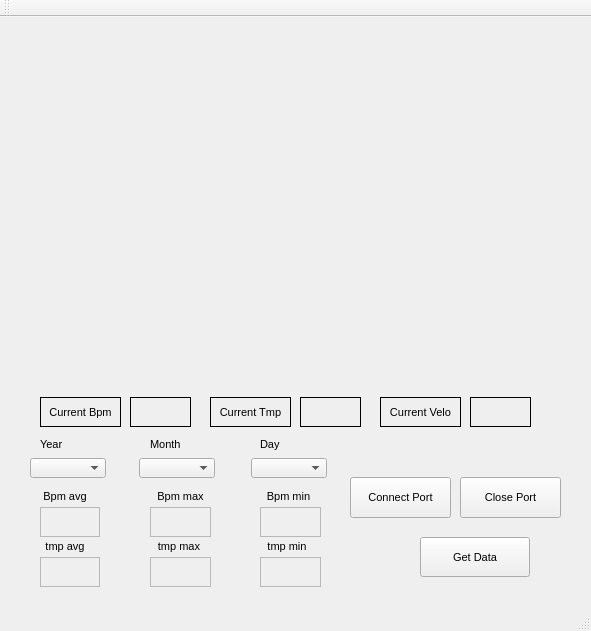
<?xml version="1.0" encoding="UTF-8"?>
<ui version="4.0">
 <class>MainWindow</class>
 <widget class="QMainWindow" name="MainWindow">
  <property name="geometry">
   <rect>
    <x>0</x>
    <y>0</y>
    <width>591</width>
    <height>631</height>
   </rect>
  </property>
  <property name="font">
   <font>
    <family>Arial</family>
    <pointsize>8</pointsize>
   </font>
  </property>
  <property name="windowTitle">
   <string>MainWindow</string>
  </property>
  <widget class="QWidget" name="centralWidget">
   <widget class="QPushButton" name="Connect_Port">
    <property name="geometry">
     <rect>
      <x>350</x>
      <y>460</y>
      <width>101</width>
      <height>41</height>
     </rect>
    </property>
    <property name="text">
     <string>Connect Port</string>
    </property>
   </widget>
   <widget class="QPushButton" name="Close_port">
    <property name="geometry">
     <rect>
      <x>460</x>
      <y>460</y>
      <width>101</width>
      <height>41</height>
     </rect>
    </property>
    <property name="text">
     <string>Close Port</string>
    </property>
   </widget>
   <widget class="QLabel" name="label">
    <property name="geometry">
     <rect>
      <x>40</x>
      <y>380</y>
      <width>81</width>
      <height>30</height>
     </rect>
    </property>
    <property name="frameShape">
     <enum>QFrame::Box</enum>
    </property>
    <property name="text">
     <string>Current Bpm</string>
    </property>
    <property name="alignment">
     <set>Qt::AlignCenter</set>
    </property>
   </widget>
   <widget class="QLabel" name="bpm_label">
    <property name="geometry">
     <rect>
      <x>130</x>
      <y>380</y>
      <width>61</width>
      <height>30</height>
     </rect>
    </property>
    <property name="frameShape">
     <enum>QFrame::Box</enum>
    </property>
    <property name="text">
     <string/>
    </property>
   </widget>
   <widget class="QPushButton" name="load_data_button">
    <property name="geometry">
     <rect>
      <x>420</x>
      <y>520</y>
      <width>110</width>
      <height>40</height>
     </rect>
    </property>
    <property name="text">
     <string>Get Data</string>
    </property>
   </widget>
   <widget class="QComboBox" name="year_combo">
    <property name="geometry">
     <rect>
      <x>30</x>
      <y>441</y>
      <width>76</width>
      <height>20</height>
     </rect>
    </property>
   </widget>
   <widget class="QComboBox" name="month_combo">
    <property name="geometry">
     <rect>
      <x>139</x>
      <y>441</y>
      <width>76</width>
      <height>20</height>
     </rect>
    </property>
   </widget>
   <widget class="QComboBox" name="day_combo">
    <property name="geometry">
     <rect>
      <x>251</x>
      <y>441</y>
      <width>76</width>
      <height>20</height>
     </rect>
    </property>
   </widget>
   <widget class="QLabel" name="label_2">
    <property name="geometry">
     <rect>
      <x>40</x>
      <y>421</y>
      <width>56</width>
      <height>12</height>
     </rect>
    </property>
    <property name="text">
     <string>Year</string>
    </property>
   </widget>
   <widget class="QLabel" name="label_3">
    <property name="geometry">
     <rect>
      <x>150</x>
      <y>421</y>
      <width>56</width>
      <height>12</height>
     </rect>
    </property>
    <property name="text">
     <string>Month</string>
    </property>
   </widget>
   <widget class="QLabel" name="label_4">
    <property name="geometry">
     <rect>
      <x>260</x>
      <y>421</y>
      <width>56</width>
      <height>12</height>
     </rect>
    </property>
    <property name="text">
     <string>Day</string>
    </property>
   </widget>
   <widget class="QLabel" name="label_5">
    <property name="geometry">
     <rect>
      <x>37</x>
      <y>471</y>
      <width>53</width>
      <height>16</height>
     </rect>
    </property>
    <property name="text">
     <string> Bpm avg</string>
    </property>
    <property name="alignment">
     <set>Qt::AlignCenter</set>
    </property>
   </widget>
   <widget class="QLabel" name="bpm_avg_label">
    <property name="geometry">
     <rect>
      <x>40</x>
      <y>490</y>
      <width>60</width>
      <height>30</height>
     </rect>
    </property>
    <property name="frameShape">
     <enum>QFrame::StyledPanel</enum>
    </property>
    <property name="text">
     <string/>
    </property>
   </widget>
   <widget class="QLabel" name="label_6">
    <property name="geometry">
     <rect>
      <x>150</x>
      <y>471</y>
      <width>58</width>
      <height>16</height>
     </rect>
    </property>
    <property name="text">
     <string> Bpm max</string>
    </property>
    <property name="alignment">
     <set>Qt::AlignCenter</set>
    </property>
   </widget>
   <widget class="QLabel" name="label_7">
    <property name="geometry">
     <rect>
      <x>260</x>
      <y>471</y>
      <width>54</width>
      <height>16</height>
     </rect>
    </property>
    <property name="text">
     <string> Bpm min</string>
    </property>
    <property name="alignment">
     <set>Qt::AlignCenter</set>
    </property>
   </widget>
   <widget class="QLabel" name="bpm_max_label">
    <property name="geometry">
     <rect>
      <x>150</x>
      <y>490</y>
      <width>61</width>
      <height>30</height>
     </rect>
    </property>
    <property name="frameShape">
     <enum>QFrame::StyledPanel</enum>
    </property>
    <property name="text">
     <string/>
    </property>
   </widget>
   <widget class="QLabel" name="bpm_min_label">
    <property name="geometry">
     <rect>
      <x>260</x>
      <y>490</y>
      <width>61</width>
      <height>30</height>
     </rect>
    </property>
    <property name="frameShape">
     <enum>QFrame::StyledPanel</enum>
    </property>
    <property name="text">
     <string/>
    </property>
   </widget>
   <widget class="QCustomPlot" name="bpm_plot" native="true">
    <property name="geometry">
     <rect>
      <x>40</x>
      <y>10</y>
      <width>490</width>
      <height>180</height>
     </rect>
    </property>
   </widget>
   <widget class="QLabel" name="tmp_label">
    <property name="geometry">
     <rect>
      <x>300</x>
      <y>380</y>
      <width>61</width>
      <height>30</height>
     </rect>
    </property>
    <property name="frameShape">
     <enum>QFrame::Box</enum>
    </property>
    <property name="text">
     <string/>
    </property>
   </widget>
   <widget class="QLabel" name="label_8">
    <property name="geometry">
     <rect>
      <x>210</x>
      <y>380</y>
      <width>81</width>
      <height>30</height>
     </rect>
    </property>
    <property name="frameShape">
     <enum>QFrame::Box</enum>
    </property>
    <property name="text">
     <string>Current Tmp</string>
    </property>
    <property name="alignment">
     <set>Qt::AlignCenter</set>
    </property>
   </widget>
   <widget class="QLabel" name="velo_label">
    <property name="geometry">
     <rect>
      <x>470</x>
      <y>380</y>
      <width>61</width>
      <height>30</height>
     </rect>
    </property>
    <property name="frameShape">
     <enum>QFrame::Box</enum>
    </property>
    <property name="text">
     <string/>
    </property>
   </widget>
   <widget class="QLabel" name="label_9">
    <property name="geometry">
     <rect>
      <x>380</x>
      <y>380</y>
      <width>81</width>
      <height>30</height>
     </rect>
    </property>
    <property name="frameShape">
     <enum>QFrame::Box</enum>
    </property>
    <property name="text">
     <string>Current Velo</string>
    </property>
    <property name="alignment">
     <set>Qt::AlignCenter</set>
    </property>
   </widget>
   <widget class="QCustomPlot" name="tmp_plot" native="true">
    <property name="geometry">
     <rect>
      <x>40</x>
      <y>190</y>
      <width>490</width>
      <height>180</height>
     </rect>
    </property>
   </widget>
   <widget class="QLabel" name="label_10">
    <property name="geometry">
     <rect>
      <x>37</x>
      <y>521</y>
      <width>53</width>
      <height>16</height>
     </rect>
    </property>
    <property name="text">
     <string> tmp avg</string>
    </property>
    <property name="alignment">
     <set>Qt::AlignCenter</set>
    </property>
   </widget>
   <widget class="QLabel" name="label_11">
    <property name="geometry">
     <rect>
      <x>260</x>
      <y>521</y>
      <width>54</width>
      <height>16</height>
     </rect>
    </property>
    <property name="text">
     <string>tmp min</string>
    </property>
    <property name="alignment">
     <set>Qt::AlignCenter</set>
    </property>
   </widget>
   <widget class="QLabel" name="tmp_max_label">
    <property name="geometry">
     <rect>
      <x>150</x>
      <y>540</y>
      <width>61</width>
      <height>30</height>
     </rect>
    </property>
    <property name="frameShape">
     <enum>QFrame::StyledPanel</enum>
    </property>
    <property name="text">
     <string/>
    </property>
   </widget>
   <widget class="QLabel" name="label_12">
    <property name="geometry">
     <rect>
      <x>150</x>
      <y>521</y>
      <width>58</width>
      <height>16</height>
     </rect>
    </property>
    <property name="text">
     <string>tmp max</string>
    </property>
    <property name="alignment">
     <set>Qt::AlignCenter</set>
    </property>
   </widget>
   <widget class="QLabel" name="tmp_min_label">
    <property name="geometry">
     <rect>
      <x>260</x>
      <y>540</y>
      <width>61</width>
      <height>30</height>
     </rect>
    </property>
    <property name="frameShape">
     <enum>QFrame::StyledPanel</enum>
    </property>
    <property name="text">
     <string/>
    </property>
   </widget>
   <widget class="QLabel" name="tmp_avg_label">
    <property name="geometry">
     <rect>
      <x>40</x>
      <y>540</y>
      <width>60</width>
      <height>30</height>
     </rect>
    </property>
    <property name="frameShape">
     <enum>QFrame::StyledPanel</enum>
    </property>
    <property name="text">
     <string/>
    </property>
   </widget>
  </widget>
  <widget class="QMenuBar" name="menuBar">
   <property name="geometry">
    <rect>
     <x>0</x>
     <y>0</y>
     <width>591</width>
     <height>20</height>
    </rect>
   </property>
  </widget>
  <widget class="QToolBar" name="mainToolBar">
   <attribute name="toolBarArea">
    <enum>TopToolBarArea</enum>
   </attribute>
   <attribute name="toolBarBreak">
    <bool>false</bool>
   </attribute>
  </widget>
  <widget class="QStatusBar" name="statusBar"/>
 </widget>
 <layoutdefault spacing="6" margin="11"/>
 <customwidgets>
  <customwidget>
   <class>QCustomPlot</class>
   <extends>QWidget</extends>
   <header>qcustomplot.h</header>
   <container>1</container>
  </customwidget>
 </customwidgets>
 <resources/>
 <connections/>
</ui>
